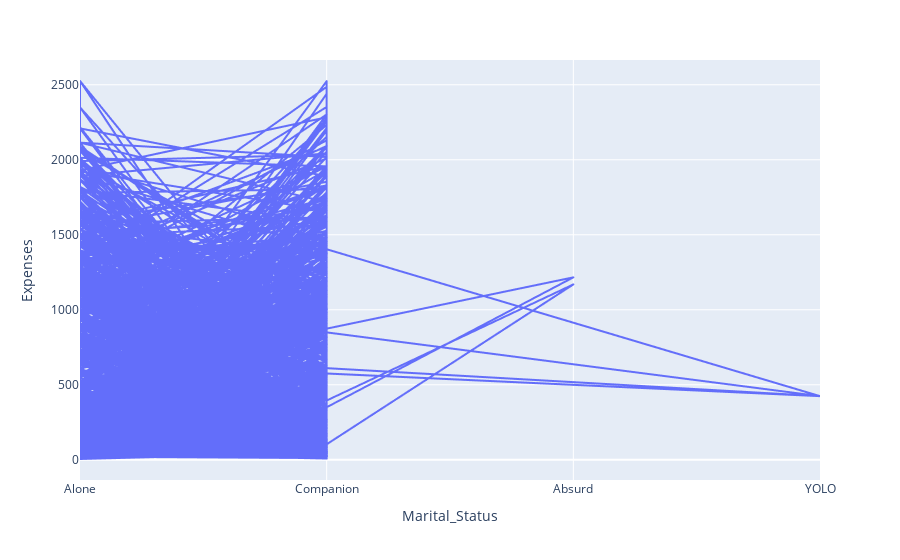

Notebook source saved alongside this figure:
### Code cell
px.line(df2, x="Marital_Status" , y="Expenses")

### Figure 1 — Plotly figure (JSON) as saved in the notebook; plotly's stock layout.template omitted (floating-point values rounded to 4 significant figures; data arrays with more than 128 entries replaced by an {"elided": "..."} marker saying what was removed)
{"data": [{"hovertemplate": "Marital_Status=%{x}<br>Expenses=%{y}<extra></extra>", "legendgroup": "", "line": {"color": "#636efa", "dash": "solid"}, "marker": {"symbol": "circle"}, "mode": "lines", "name": "", "showlegend": false, "type": "scattergl", "x": {"elided": "2240 str values"}, "xaxis": "x", "y": {"elided": "2240 int values"}, "yaxis": "y"}], "layout": {"legend": {"tracegroupgap": 0}, "margin": {"t": 60}, "xaxis": {"anchor": "y", "domain": [0, 1], "title": {"text": "Marital_Status"}}, "yaxis": {"anchor": "x", "domain": [0, 1], "title": {"text": "Expenses"}}}}
